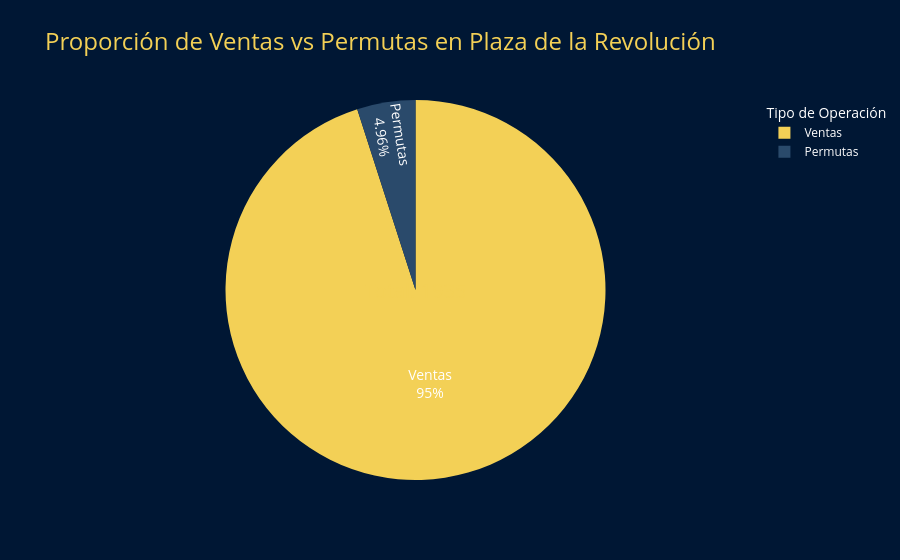
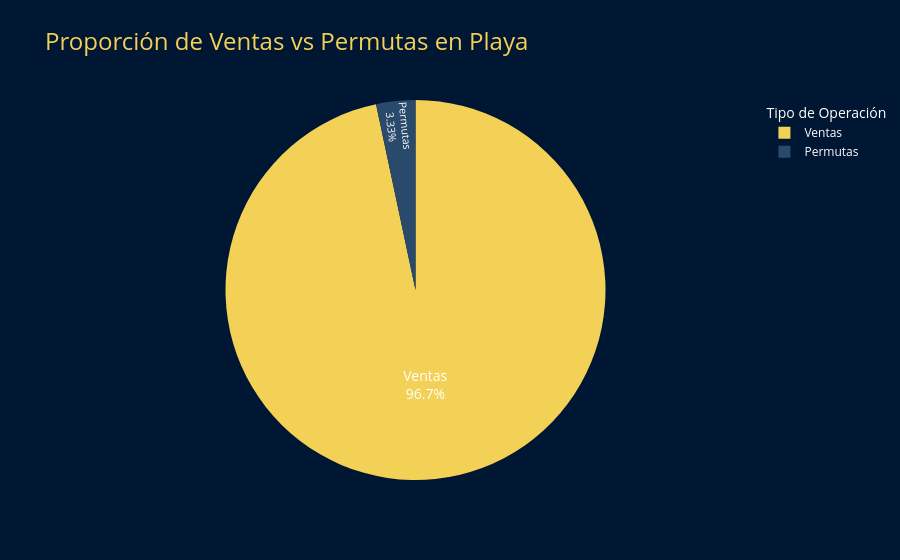
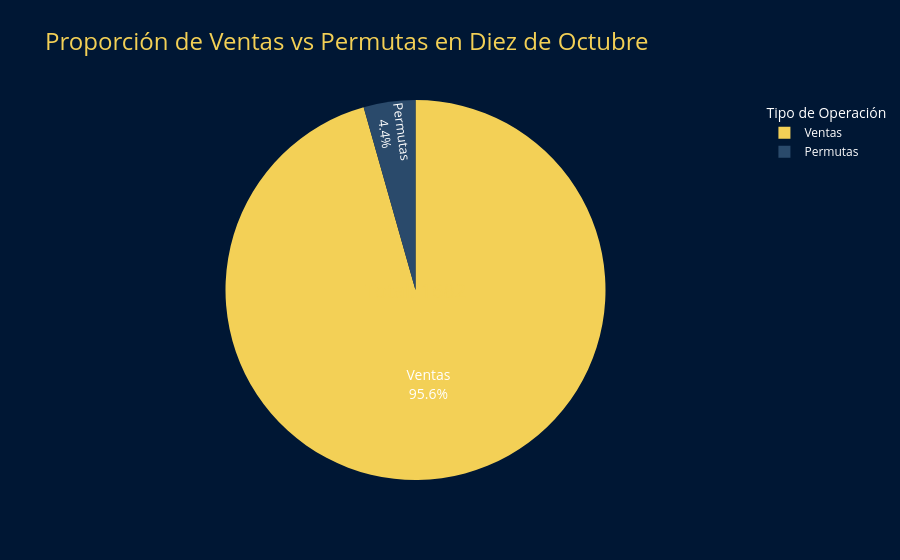
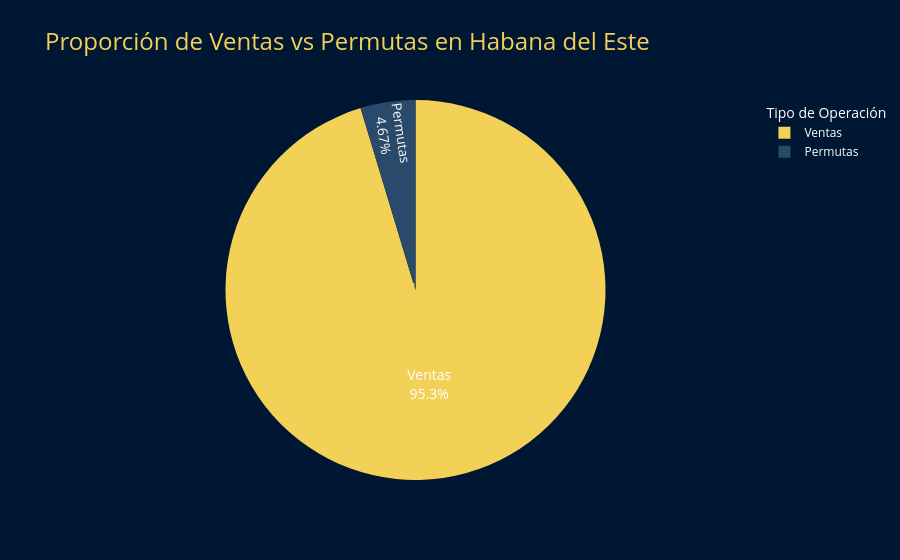

Notebook code for these charts, in order:
### Code cell
def proporcion_ventas_permutas(ventas_df: pd.DataFrame, permutas_df: pd.DataFrame):

    COLOR_VENTAS = "#F3D056"  
    COLOR_PERMUTAS = "#2A4A6B"  
    COLOR_FONDO = "#001734" 
    
    NORMALIZACION_MUNICIPIOS = {
        "Plaza": "Plaza de la Revolución",
        "Habana Vieja": "La Habana Vieja"
    }
    
    ventas = ventas_df.copy()
    permutas = permutas_df.copy()
    
    ventas["Tipo"] = "Ventas"
    permutas["Tipo"] = "Permutas"
    
    combinado = pd.concat([ventas, permutas], ignore_index=True)
    
    combinado["Municipio"] = combinado["Municipio"].replace(NORMALIZACION_MUNICIPIOS)
    
    municipios = combinado["Municipio"].unique()
    figuras = []
    
    for municipio in municipios:
        df_municipio = combinado[combinado["Municipio"] == municipio]
        
        if df_municipio.empty:
            continue
        
        conteo_tipos = df_municipio["Tipo"].value_counts().reset_index()
        conteo_tipos.columns = ["Tipo", "Cantidad"]
        
        total = conteo_tipos["Cantidad"].sum()
        conteo_tipos["Porcentaje"] = conteo_tipos["Cantidad"] / total * 100
        
        fig = px.pie(
            conteo_tipos,
            names="Tipo",
            values="Cantidad",
            title=f"Proporción de Ventas vs Permutas en {municipio}",
            color="Tipo",
            color_discrete_map={
                "Ventas": COLOR_VENTAS,
                "Permutas": COLOR_PERMUTAS
            }
        )

        fig.update_layout(
            template="plotly_dark",
            plot_bgcolor=COLOR_FONDO,
            paper_bgcolor=COLOR_FONDO,
            font=dict(color="white"),
            title_font=dict(size=24, color=COLOR_VENTAS),
            legend_title_text="Tipo de Operación",
            annotations=[dict(
                text=f"Total: {total}",
                x=0.5, y=0.5,
                font_size=20,
                showarrow=False,
                font_color=COLOR_VENTAS
            )]
        )
        
        fig.update_traces(
            textinfo="percent+label",
            textposition="inside",
            textfont=dict(color="white", size=14),
            hovertemplate="<b>%{label}</b><br>%{value} anuncios (%{percent})"
        )
        
        figuras.append(fig)
    
    return figuras

figuras = proporcion_ventas_permutas(processed_ventas_df, processed_permutas_df)
for fig in figuras:
    fig.show()

### Figure 1 — Plotly figure (JSON) as saved in the notebook; plotly's stock layout.template omitted (floating-point values rounded to 4 significant figures)
{"data": [{"customdata": [["Ventas"], ["Permutas"]], "domain": {"x": [0, 1], "y": [0, 1]}, "hovertemplate": "<b>%{label}</b><br>%{value} anuncios (%{percent})", "labels": ["Ventas", "Permutas"], "legendgroup": "", "marker": {"colors": ["#F3D056", "#2A4A6B"]}, "name": "", "showlegend": true, "textfont": {"color": "white", "size": 14}, "textinfo": "percent+label", "textposition": "inside", "type": "pie", "values": [1839, 96]}], "layout": {"annotations": [{"font": {"color": "#F3D056", "size": 20}, "showarrow": false, "text": "Total: 1935", "x": 0.5, "y": 0.5}], "font": {"color": "white"}, "legend": {"title": {"text": "Tipo de Operación"}, "tracegroupgap": 0}, "paper_bgcolor": "#001734", "plot_bgcolor": "#001734", "title": {"font": {"color": "#F3D056", "size": 24}, "text": "Proporción de Ventas vs Permutas en Plaza de la Revolución"}}}

### Figure 2 — Plotly figure (JSON) as saved in the notebook; plotly's stock layout.template omitted (floating-point values rounded to 4 significant figures)
{"data": [{"customdata": [["Ventas"], ["Permutas"]], "domain": {"x": [0, 1], "y": [0, 1]}, "hovertemplate": "<b>%{label}</b><br>%{value} anuncios (%{percent})", "labels": ["Ventas", "Permutas"], "legendgroup": "", "marker": {"colors": ["#F3D056", "#2A4A6B"]}, "name": "", "showlegend": true, "textfont": {"color": "white", "size": 14}, "textinfo": "percent+label", "textposition": "inside", "type": "pie", "values": [1887, 65]}], "layout": {"annotations": [{"font": {"color": "#F3D056", "size": 20}, "showarrow": false, "text": "Total: 1952", "x": 0.5, "y": 0.5}], "font": {"color": "white"}, "legend": {"title": {"text": "Tipo de Operación"}, "tracegroupgap": 0}, "paper_bgcolor": "#001734", "plot_bgcolor": "#001734", "title": {"font": {"color": "#F3D056", "size": 24}, "text": "Proporción de Ventas vs Permutas en Playa"}}}

### Figure 3 — Plotly figure (JSON) as saved in the notebook; plotly's stock layout.template omitted (floating-point values rounded to 4 significant figures)
{"data": [{"customdata": [["Ventas"], ["Permutas"]], "domain": {"x": [0, 1], "y": [0, 1]}, "hovertemplate": "<b>%{label}</b><br>%{value} anuncios (%{percent})", "labels": ["Ventas", "Permutas"], "legendgroup": "", "marker": {"colors": ["#F3D056", "#2A4A6B"]}, "name": "", "showlegend": true, "textfont": {"color": "white", "size": 14}, "textinfo": "percent+label", "textposition": "inside", "type": "pie", "values": [1608, 74]}], "layout": {"annotations": [{"font": {"color": "#F3D056", "size": 20}, "showarrow": false, "text": "Total: 1682", "x": 0.5, "y": 0.5}], "font": {"color": "white"}, "legend": {"title": {"text": "Tipo de Operación"}, "tracegroupgap": 0}, "paper_bgcolor": "#001734", "plot_bgcolor": "#001734", "title": {"font": {"color": "#F3D056", "size": 24}, "text": "Proporción de Ventas vs Permutas en Diez de Octubre"}}}

### Figure 4 — Plotly figure (JSON) as saved in the notebook; plotly's stock layout.template omitted (floating-point values rounded to 4 significant figures)
{"data": [{"customdata": [["Ventas"], ["Permutas"]], "domain": {"x": [0, 1], "y": [0, 1]}, "hovertemplate": "<b>%{label}</b><br>%{value} anuncios (%{percent})", "labels": ["Ventas", "Permutas"], "legendgroup": "", "marker": {"colors": ["#F3D056", "#2A4A6B"]}, "name": "", "showlegend": true, "textfont": {"color": "white", "size": 14}, "textinfo": "percent+label", "textposition": "inside", "type": "pie", "values": [796, 39]}], "layout": {"annotations": [{"font": {"color": "#F3D056", "size": 20}, "showarrow": false, "text": "Total: 835", "x": 0.5, "y": 0.5}], "font": {"color": "white"}, "legend": {"title": {"text": "Tipo de Operación"}, "tracegroupgap": 0}, "paper_bgcolor": "#001734", "plot_bgcolor": "#001734", "title": {"font": {"color": "#F3D056", "size": 24}, "text": "Proporción de Ventas vs Permutas en Habana del Este"}}}
